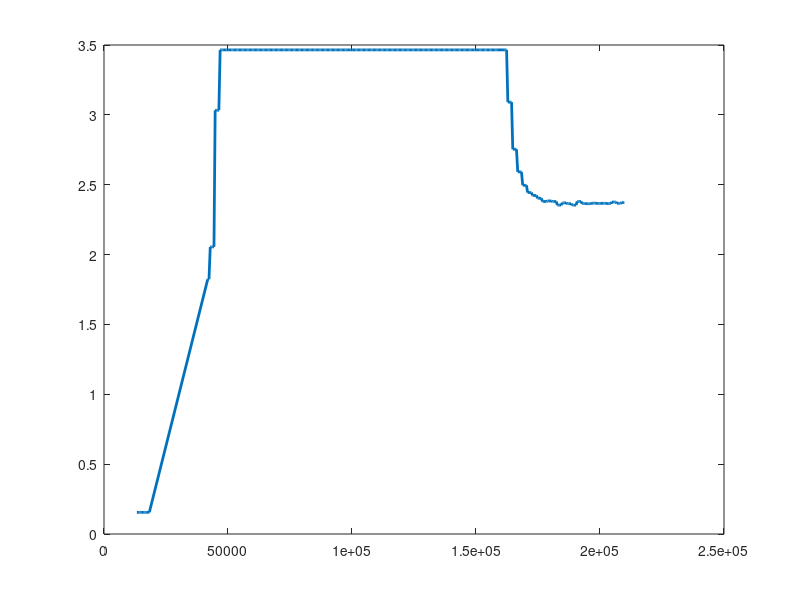

Source code (MATLAB):
time = [13262, 13771, 14282, 14761, 15272, 15783, 16263, 16772, 17282, 17762, 18271, 41822, 42331, 42842, 43321, 43832, 44343, 44823, 45331, 45841, 46321, 46831, 47342, 47822, 48332, 48842, 49322, 49862, 50341, 50822, 51331, 51843, 52321, 52832, 53341, 53823, 54331, 54841, 55323, 55832, 56341, 56822, 57331, 57842, 58321, 58832, 59341, 59822, 60331, 60842, 61322, 61832, 62341, 62822, 63332, 63843, 64321, 64832, 65341, 65822, 66392, 66842, 67321, 67832, 68341, 68822, 69331, 69842, 70322, 70832, 71341, 71822, 72331, 72843, 73321, 73832, 74342, 74822, 75331, 75843, 76351, 76832, 77341, 77823, 78333, 78842, 79321, 79831, 80341, 80821, 81331, 81841, 82321, 82833, 83342, 83822, 84332, 84843, 85322, 85832, 86371, 86822, 87332, 87843, 88321, 88832, 89341, 89822, 90332, 90843, 91321, 91831, 92342, 92822, 93331, 93842, 94322, 94832, 95344, 95822, 96331, 96844, 97322, 97834, 98343, 98823, 99331, 99873, 100321, 100833, 101342, 101822, 102332, 102843, 103322, 103834, 104341, 104824, 105331, 105843, 106321, 106832, 107345, 107822, 108334, 108842, 109325, 109832, 110342, 110823, 111332, 111844, 112324, 112835, 113342, 113823, 114332, 114843, 115322, 115834, 116344, 116822, 117332, 117843, 118322, 118833, 119343, 119823, 120332, 120845, 121323, 121834, 122372, 122823, 123332, 123845, 124322, 124833, 125342, 125823, 126332, 126844, 127324, 127834, 128345, 128823, 129332, 129874, 130322, 130833, 131342, 131825, 132332, 132843, 133323, 133833, 134342, 134823, 135332, 135843, 136324, 136833, 137343, 137823, 138332, 138843, 139323, 139833, 140343, 140824, 141332, 141873, 142322, 142863, 143343, 143824, 144333, 144845, 145322, 145865, 146343, 146823, 147332, 147843, 148322, 148833, 149342, 149825, 150332, 150843, 151322, 151833, 152342, 152825, 153333, 153846, 154322, 154833, 155342, 155823, 156362, 156843, 157322, 157863, 158343, 158823, 160863, 161344, 161853, 162335, 162843, 163323, 163835, 164344, 164825, 165336, 165843, 166323, 166832, 167343, 167823, 168335, 168843, 169323, 169832, 170344, 170823, 171332, 171844, 172323, 172836, 173343, 173823, 174333, 174844, 175324, 175835, 176344, 176823, 177334, 177843, 178326, 178833, 179343, 179823, 180335, 180843, 181324, 181833, 182344, 182823, 183336, 183813, 184323, 184835, 185345, 185823, 186334, 186844, 187323, 187834, 188313, 188823, 189336, 189843, 190323, 190835, 191315, 191823, 192335, 192846, 193326, 193835, 194314, 194823, 195333, 195844, 196324, 196835, 197314, 197823, 198336, 198815, 199323, 199833, 200344, 200827, 201332, 201813, 202323, 202839, 203315, 203826, 204334, 204816, 205326, 205833, 206344, 206823, 207335, 207815, 208324, 208834, 209344, 209823];
an3 = [0.155, 0.155, 0.155, 0.155, 0.155, 0.155, 0.155, 0.155, 0.155, 0.155, 0.155, 2.573, 2.573, 2.203, 2.203, 2.203, 2.203, 2.174, 2.174, 2.174, 2.174, 2.203, 2.203, 2.203, 2.203, 2.199, 2.199, 2.199, 2.199, 2.185, 2.185, 2.185, 2.185, 2.195, 2.195, 2.195, 2.195, 2.204, 2.204, 2.204, 2.204, 2.191, 2.191, 2.191, 2.191, 2.203, 2.203, 2.203, 2.203, 2.197, 2.197, 2.197, 2.197, 2.191, 2.191, 2.191, 2.191, 2.204, 2.204, 2.204, 2.204, 2.207, 2.207, 2.207, 2.207, 2.196, 2.196, 2.196, 2.196, 2.199, 2.199, 2.199, 2.199, 2.199, 2.199, 2.199, 2.199, 2.191, 2.191, 2.191, 2.191, 2.207, 2.207, 2.207, 2.207, 2.201, 2.201, 2.201, 2.201, 2.19, 2.19, 2.19, 2.19, 2.198, 2.198, 2.198, 2.198, 2.196, 2.196, 2.196, 2.196, 2.188, 2.188, 2.188, 2.188, 2.189, 2.189, 2.189, 2.189, 2.2, 2.2, 2.2, 2.2, 2.19, 2.19, 2.19, 2.19, 2.203, 2.203, 2.203, 2.203, 2.199, 2.199, 2.199, 2.199, 2.186, 2.186, 2.186, 2.186, 2.197, 2.197, 2.197, 2.197, 2.204, 2.204, 2.204, 2.204, 2.189, 2.189, 2.189, 2.189, 2.199, 2.199, 2.199, 2.199, 2.201, 2.201, 2.201, 2.201, 2.185, 2.185, 2.185, 2.185, 2.204, 2.204, 2.204, 2.204, 2.195, 2.195, 2.195, 2.195, 2.202, 2.202, 2.202, 2.202, 2.199, 2.199, 2.199, 2.199, 2.209, 2.209, 2.209, 2.209, 2.186, 2.186, 2.186, 2.186, 2.203, 2.203, 2.203, 2.203, 2.202, 2.202, 2.202, 2.202, 2.191, 2.191, 2.191, 2.191, 2.212, 2.212, 2.212, 2.212, 2.193, 2.193, 2.193, 2.193, 2.182, 2.182, 2.182, 2.182, 2.201, 2.201, 2.201, 2.201, 2.2, 2.2, 2.2, 2.2, 2.194, 2.194, 2.194, 2.194, 2.2, 2.2, 2.2, 2.2, 2.199, 2.199, 2.199, 2.199, 2.191, 2.191, 2.191, 2.191, 2.203, 2.203, 2.203, 2.203, 2.201, 2.201, 2.201, 2.201, 2.182, 2.182, 2.182, 2.182, 2.204, 2.204, 2.204, 2.204, 2.203, 2.203, 2.203, 2.203, 2.187, 0.891, 0.891, 0.891, 0.891, 0.892, 0.892, 0.892, 0.892, 0.881, 0.881, 0.881, 0.881, 0.89, 0.89, 0.89, 0.89, 0.891, 0.891, 0.891, 0.891, 0.874, 0.874, 0.874, 0.874, 0.878, 0.878, 0.878, 0.878, 0.89, 0.89, 0.89, 0.89, 0.872, 0.872, 0.872, 0.872, 0.888, 0.888, 0.888, 0.888, 0.886, 0.886, 0.886, 0.886, 0.871, 0.871, 0.871, 0.871, 0.878, 0.878, 0.878, 0.878, 0.892, 0.892, 0.892, 0.892, 0.872, 0.872, 0.872, 0.872, 0.88, 0.88, 0.88, 0.88, 0.89, 0.89, 0.89, 0.89, 0.895, 0.895, 0.895, 0.895, 0.892, 0.892, 0.892, 0.892, 0.891, 0.891, 0.891, 0.891, 0.874, 0.874, 0.874, 0.874, 0.884, 0.884, 0.884, 0.884, 0.879, 0.879, 0.879, 0.879, 0.878, 0.878, 0.878, 0.878, 0.888, 0.888, 0.888];
an5 = [0.155, 0.155, 0.155, 0.155, 0.155, 0.155, 0.155, 0.155, 0.155, 0.155, 0.155, 0.341, 0.341, 1.505, 1.505, 1.505, 1.505, 2.082, 2.082, 2.082, 2.082, 2.197, 2.197, 2.197, 2.197, 2.17, 2.17, 2.17, 2.17, 2.122, 2.122, 2.122, 2.122, 2.111, 2.111, 2.111, 2.111, 2.121, 2.121, 2.121, 2.121, 2.111, 2.111, 2.111, 2.111, 2.082, 2.082, 2.082, 2.082, 2.082, 2.082, 2.082, 2.082, 2.135, 2.135, 2.135, 2.135, 2.098, 2.098, 2.098, 2.098, 2.156, 2.156, 2.156, 2.156, 2.108, 2.108, 2.108, 2.108, 2.122, 2.122, 2.122, 2.122, 2.125, 2.125, 2.125, 2.125, 2.112, 2.112, 2.112, 2.112, 2.135, 2.135, 2.135, 2.135, 2.16, 2.16, 2.16, 2.16, 2.138, 2.138, 2.138, 2.138, 2.132, 2.132, 2.132, 2.132, 2.162, 2.162, 2.162, 2.162, 2.108, 2.108, 2.108, 2.108, 2.108, 2.108, 2.108, 2.108, 2.148, 2.148, 2.148, 2.148, 2.103, 2.103, 2.103, 2.103, 2.112, 2.112, 2.112, 2.112, 2.146, 2.146, 2.146, 2.146, 2.122, 2.122, 2.122, 2.122, 2.108, 2.108, 2.108, 2.108, 2.119, 2.119, 2.119, 2.119, 2.106, 2.106, 2.106, 2.106, 2.108, 2.108, 2.108, 2.108, 2.154, 2.154, 2.154, 2.154, 2.137, 2.137, 2.137, 2.137, 2.09, 2.09, 2.09, 2.09, 2.117, 2.117, 2.117, 2.117, 2.136, 2.136, 2.136, 2.136, 2.138, 2.138, 2.138, 2.138, 2.142, 2.142, 2.142, 2.142, 2.128, 2.128, 2.128, 2.128, 2.097, 2.097, 2.097, 2.097, 2.136, 2.136, 2.136, 2.136, 2.1, 2.1, 2.1, 2.1, 2.121, 2.121, 2.121, 2.121, 2.099, 2.099, 2.099, 2.099, 2.108, 2.108, 2.108, 2.108, 2.144, 2.144, 2.144, 2.144, 2.135, 2.135, 2.135, 2.135, 2.133, 2.133, 2.133, 2.133, 2.153, 2.153, 2.153, 2.153, 2.103, 2.103, 2.103, 2.103, 2.11, 2.11, 2.11, 2.11, 2.125, 2.125, 2.125, 2.125, 2.108, 2.108, 2.108, 2.108, 2.064, 2.064, 2.064, 2.064, 2.102, 2.102, 2.102, 2.102, 2.134, 2.134, 2.134, 2.134, 2.099, 2.009, 2.009, 2.009, 2.009, 1.862, 1.862, 1.862, 1.862, 1.742, 1.742, 1.742, 1.742, 1.693, 1.693, 1.693, 1.693, 1.652, 1.652, 1.652, 1.652, 1.615, 1.615, 1.615, 1.615, 1.606, 1.606, 1.606, 1.606, 1.602, 1.602, 1.602, 1.602, 1.591, 1.591, 1.591, 1.591, 1.586, 1.586, 1.586, 1.586, 1.583, 1.583, 1.583, 1.583, 1.579, 1.579, 1.579, 1.579, 1.582, 1.582, 1.582, 1.582, 1.589, 1.589, 1.589, 1.589, 1.575, 1.575, 1.575, 1.575, 1.576, 1.576, 1.576, 1.576, 1.575, 1.575, 1.575, 1.575, 1.583, 1.583, 1.583, 1.583, 1.591, 1.591, 1.591, 1.591, 1.588, 1.588, 1.588, 1.588, 1.577, 1.577, 1.577, 1.577, 1.587, 1.587, 1.587, 1.587, 1.582, 1.582, 1.582, 1.582, 1.579, 1.579, 1.579, 1.579, 1.586, 1.586, 1.586];
an6 = [0.155, 0.155, 0.155, 0.155, 0.155, 0.155, 0.155, 0.155, 0.155, 0.155, 0.155, 1.823, 1.823, 2.055, 2.055, 2.055, 2.055, 3.033, 3.033, 3.033, 3.033, 3.465, 3.465, 3.465, 3.465, 3.465, 3.465, 3.465, 3.465, 3.465, 3.465, 3.465, 3.465, 3.465, 3.465, 3.465, 3.465, 3.465, 3.465, 3.465, 3.465, 3.465, 3.465, 3.465, 3.465, 3.465, 3.465, 3.465, 3.465, 3.465, 3.465, 3.465, 3.465, 3.465, 3.465, 3.465, 3.465, 3.465, 3.465, 3.465, 3.465, 3.465, 3.465, 3.465, 3.465, 3.465, 3.465, 3.465, 3.465, 3.465, 3.465, 3.465, 3.465, 3.465, 3.465, 3.465, 3.465, 3.465, 3.465, 3.465, 3.465, 3.465, 3.465, 3.465, 3.465, 3.465, 3.465, 3.465, 3.465, 3.465, 3.465, 3.465, 3.465, 3.465, 3.465, 3.465, 3.465, 3.465, 3.465, 3.465, 3.465, 3.465, 3.465, 3.465, 3.465, 3.465, 3.465, 3.465, 3.465, 3.465, 3.465, 3.465, 3.465, 3.465, 3.465, 3.465, 3.465, 3.465, 3.465, 3.465, 3.465, 3.465, 3.465, 3.465, 3.465, 3.465, 3.465, 3.465, 3.465, 3.465, 3.465, 3.465, 3.465, 3.465, 3.465, 3.465, 3.465, 3.465, 3.465, 3.465, 3.465, 3.465, 3.465, 3.465, 3.465, 3.465, 3.465, 3.465, 3.465, 3.465, 3.465, 3.465, 3.465, 3.465, 3.465, 3.465, 3.465, 3.465, 3.465, 3.465, 3.465, 3.465, 3.465, 3.465, 3.465, 3.465, 3.465, 3.465, 3.465, 3.465, 3.465, 3.465, 3.465, 3.465, 3.465, 3.465, 3.465, 3.465, 3.465, 3.465, 3.465, 3.465, 3.465, 3.465, 3.465, 3.465, 3.465, 3.465, 3.465, 3.465, 3.465, 3.465, 3.465, 3.465, 3.465, 3.465, 3.465, 3.465, 3.465, 3.465, 3.465, 3.465, 3.465, 3.465, 3.465, 3.465, 3.465, 3.465, 3.465, 3.465, 3.465, 3.465, 3.465, 3.465, 3.465, 3.465, 3.465, 3.465, 3.465, 3.465, 3.465, 3.465, 3.465, 3.465, 3.465, 3.465, 3.465, 3.465, 3.465, 3.465, 3.465, 3.465, 3.465, 3.465, 3.465, 3.465, 3.465, 3.465, 3.465, 3.465, 3.465, 3.465, 3.465, 3.465, 3.465, 3.465, 3.465, 3.465, 3.465, 3.465, 3.091, 3.091, 3.091, 3.091, 2.754, 2.754, 2.754, 2.754, 2.592, 2.592, 2.592, 2.592, 2.496, 2.496, 2.496, 2.496, 2.444, 2.444, 2.444, 2.444, 2.423, 2.423, 2.423, 2.423, 2.403, 2.403, 2.403, 2.403, 2.38, 2.38, 2.38, 2.38, 2.384, 2.384, 2.384, 2.384, 2.38, 2.38, 2.38, 2.38, 2.354, 2.354, 2.354, 2.354, 2.37, 2.37, 2.37, 2.37, 2.364, 2.364, 2.364, 2.364, 2.354, 2.354, 2.354, 2.354, 2.38, 2.38, 2.38, 2.38, 2.365, 2.365, 2.365, 2.365, 2.364, 2.364, 2.364, 2.364, 2.368, 2.368, 2.368, 2.368, 2.366, 2.366, 2.366, 2.366, 2.367, 2.367, 2.367, 2.367, 2.365, 2.365, 2.365, 2.365, 2.376, 2.376, 2.376, 2.376, 2.367, 2.367, 2.367, 2.367, 2.372, 2.372, 2.372];


plot(time, an6, 'LineWidth', 2);
disp(numel(time));

k=[-0.0023027	-0.0045131	-0.0045605	
 0.0023013	 0.0045863	 0.0023314	
-0.0022593	-0.0090792	-0.0022091	
 0.0022807	-0.0282840	 0.0285020	
-0.0564140	 0.0298980	-0.0296240	
];
x=[0.1666667,0.1666667,0.0324651];
tgt=[1.6667000,3.3367000,0.0343580];
ek=[-1.5000334,-3.1700332,-0.0018929];
dtk=[-0.0177694,0.0179952,-0.0321746,-0.0861861,0.0100987,];
dtk_fix=[-0.0177694,0.0179952,-0.0321746,-0.0861861,0.0100987,];
ts_us=[0.0100987,0.0100987,0.0100987,0.0100987,0.0100987,0.0100987,0.0100987,];
k*-ek'
